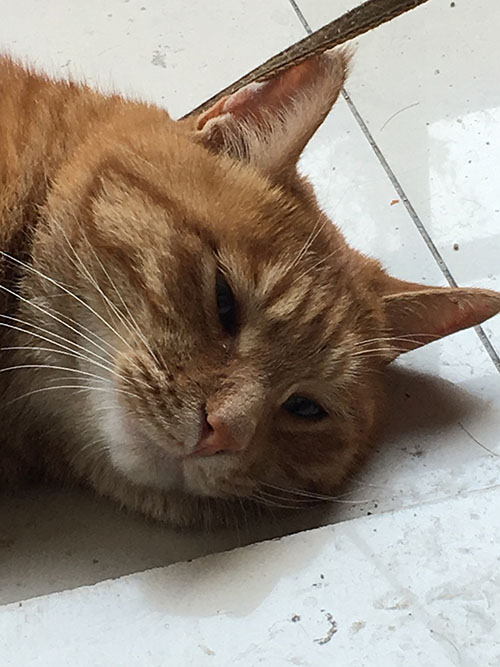
#> input picture matplotlib/1.JPG, 500 x 667 px, found by its file name
$ python image.py
#> lines starting #> are read from the running program, lines starting #| are printed output that depends on the picture
import matplotlib.pyplot as plt
import numpy as np
import cv2

image = cv2.imread('1.jpg')
#> image is the input picture: shape (667, 500, 3); mean B, G, R 126.1, 138.1, 149.7
# cv2.imshow('img', image)
# cv2.waitKey(0)
image = cv2.cvtColor(image, cv2.COLOR_BGR2RGB)
# image = image[::-1,:,:]

plt.imshow(image, interpolation='nearest', cmap=plt.cm.bone, origin='upper')
plt.colorbar(shrink=0.9)

plt.xticks(())
plt.yticks(())
plt.show()
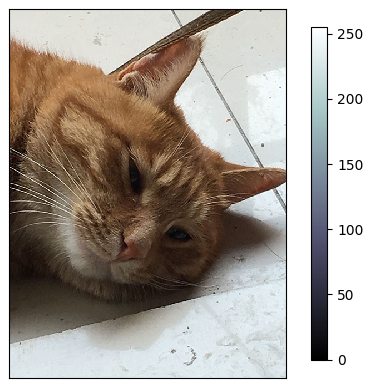
#> figure drawn by matplotlib, 2 panels
